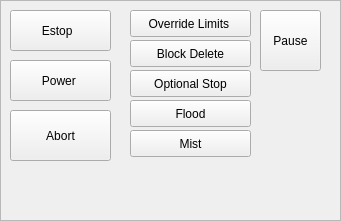
   <widget class="QFrame" name="frame_auto_2">
    <property name="geometry">
     <rect>
      <x>10</x>
      <y>460</y>
      <width>341</width>
      <height>221</height>
     </rect>
    </property>
    <property name="styleSheet">
     <string notr="true">QFrame{
border-image: url(/home/chris/emc-dev/share/qtscreen/images/frame_bg_grey.png) 0 0 0 0 stretch stretch;}</string>
    </property>
    <property name="frameShape">
     <enum>QFrame::StyledPanel</enum>
    </property>
    <property name="frameShadow">
     <enum>QFrame::Raised</enum>
    </property>
    <widget class="ActionButton" name="actionbutton_override_limits">
     <property name="geometry">
      <rect>
       <x>130</x>
       <y>10</y>
       <width>121</width>
       <height>27</height>
      </rect>
     </property>
     <property name="text">
      <string>Override Limits </string>
     </property>
     <property name="limits_override_action" stdset="0">
      <bool>true</bool>
     </property>
    </widget>
    <widget class="StateLED" name="StateLED_9">
     <property name="geometry">
      <rect>
       <x>230</x>
       <y>0</y>
       <width>31</width>
       <height>41</height>
      </rect>
     </property>
     <property name="diameter">
      <number>10</number>
     </property>
     <property name="flashing" stdset="0">
      <bool>false</bool>
     </property>
     <property name="is_paused_status" stdset="0">
      <bool>false</bool>
     </property>
     <property name="is_flood_status" stdset="0">
      <bool>false</bool>
     </property>
     <property name="is_block_delete_status" stdset="0">
      <bool>false</bool>
     </property>
     <property name="is_limits_overridden_status" stdset="0">
      <bool>true</bool>
     </property>
     <property name="is_limits_overriden_status" stdset="0">
      <bool>true</bool>
     </property>
    </widget>
    <widget class="ActionButton" name="button_estop">
     <property name="geometry">
      <rect>
       <x>10</x>
       <y>10</y>
       <width>101</width>
       <height>41</height>
      </rect>
     </property>
     <property name="styleSheet">
      <string notr="true">font: 75 italic 20pt &quot;Noto Sans&quot;;</string>
     </property>
     <property name="text">
      <string>Estop  </string>
     </property>
     <property name="checkable">
      <bool>true</bool>
     </property>
     <property name="checked">
      <bool>false</bool>
     </property>
     <property name="estop_action" stdset="0">
      <bool>true</bool>
     </property>
    </widget>
    <widget class="ActionButton" name="button_machineon">
     <property name="geometry">
      <rect>
       <x>10</x>
       <y>60</y>
       <width>101</width>
       <height>41</height>
      </rect>
     </property>
     <property name="styleSheet">
      <string notr="true">font: 75 italic 20pt &quot;Noto Sans&quot;;</string>
     </property>
     <property name="text">
      <string>Power </string>
     </property>
     <property name="checkable">
      <bool>true</bool>
     </property>
     <property name="estop_action" stdset="0">
      <bool>false</bool>
     </property>
     <property name="machine_on_action" stdset="0">
      <bool>true</bool>
     </property>
    </widget>
    <widget class="ActionButton" name="actionbutton_flood">
     <property name="geometry">
      <rect>
       <x>130</x>
       <y>100</y>
       <width>121</width>
       <height>27</height>
      </rect>
     </property>
     <property name="text">
      <string>Flood</string>
     </property>
     <property name="checkable">
      <bool>false</bool>
     </property>
     <property name="limits_override_action" stdset="0">
      <bool>false</bool>
     </property>
     <property name="flood_action" stdset="0">
      <bool>true</bool>
     </property>
    </widget>
    <widget class="ActionButton" name="actionbutton_mist">
     <property name="geometry">
      <rect>
       <x>130</x>
       <y>130</y>
       <width>121</width>
       <height>27</height>
      </rect>
     </property>
     <property name="text">
      <string>Mist</string>
     </property>
     <property name="checkable">
      <bool>false</bool>
     </property>
     <property name="limits_override_action" stdset="0">
      <bool>false</bool>
     </property>
     <property name="mist_action" stdset="0">
      <bool>true</bool>
     </property>
    </widget>
    <widget class="ActionButton" name="actionbutton_block_delete">
     <property name="geometry">
      <rect>
       <x>130</x>
       <y>40</y>
       <width>121</width>
       <height>27</height>
      </rect>
     </property>
     <property name="text">
      <string>Block Delete</string>
     </property>
     <property name="checkable">
      <bool>false</bool>
     </property>
     <property name="limits_override_action" stdset="0">
      <bool>false</bool>
     </property>
     <property name="block_delete_action" stdset="0">
      <bool>true</bool>
     </property>
    </widget>
    <widget class="ActionButton" name="actionbutton_optional_stop">
     <property name="geometry">
      <rect>
       <x>130</x>
       <y>70</y>
       <width>121</width>
       <height>27</height>
      </rect>
     </property>
     <property name="text">
      <string>Optional Stop</string>
     </property>
     <property name="checkable">
      <bool>false</bool>
     </property>
     <property name="limits_override_action" stdset="0">
      <bool>false</bool>
     </property>
     <property name="block_delete_action" stdset="0">
      <bool>false</bool>
     </property>
     <property name="optional_stop_action" stdset="0">
      <bool>true</bool>
     </property>
    </widget>
    <widget class="StateLED" name="StateLED_8">
     <property name="geometry">
      <rect>
       <x>230</x>
       <y>30</y>
       <width>31</width>
       <height>41</height>
      </rect>
     </property>
     <property name="diameter">
      <number>10</number>
     </property>
     <property name="color">
      <color>
       <red>85</red>
       <green>255</green>
       <blue>0</blue>
      </color>
     </property>
     <property name="flashing" stdset="0">
      <bool>false</bool>
     </property>
     <property name="is_paused_status" stdset="0">
      <bool>false</bool>
     </property>
     <property name="is_flood_status" stdset="0">
      <bool>false</bool>
     </property>
     <property name="is_block_delete_status" stdset="0">
      <bool>true</bool>
     </property>
    </widget>
    <widget class="StateLED" name="StateLED_7">
     <property name="geometry">
      <rect>
       <x>230</x>
       <y>60</y>
       <width>31</width>
       <height>41</height>
      </rect>
     </property>
     <property name="diameter">
      <number>10</number>
     </property>
     <property name="color">
      <color>
       <red>85</red>
       <green>255</green>
       <blue>0</blue>
      </color>
     </property>
     <property name="state">
      <bool>false</bool>
     </property>
     <property name="flashing" stdset="0">
      <bool>false</bool>
     </property>
     <property name="invert_state_status" stdset="0">
      <bool>false</bool>
     </property>
     <property name="is_paused_status" stdset="0">
      <bool>false</bool>
     </property>
     <property name="is_flood_status" stdset="0">
      <bool>false</bool>
     </property>
     <property name="is_optional_stop_status" stdset="0">
      <bool>true</bool>
     </property>
    </widget>
    <widget class="StateLED" name="StateLED_5">
     <property name="geometry">
      <rect>
       <x>230</x>
       <y>100</y>
       <width>31</width>
       <height>21</height>
      </rect>
     </property>
     <property name="diameter">
      <number>10</number>
     </property>
     <property name="color">
      <color>
       <red>85</red>
       <green>255</green>
       <blue>0</blue>
      </color>
     </property>
     <property name="flashing" stdset="0">
      <bool>false</bool>
     </property>
     <property name="is_paused_status" stdset="0">
      <bool>false</bool>
     </property>
     <property name="is_flood_status" stdset="0">
      <bool>true</bool>
     </property>
    </widget>
    <widget class="StateLED" name="StateLED_6">
     <property name="geometry">
      <rect>
       <x>230</x>
       <y>130</y>
       <width>31</width>
       <height>21</height>
      </rect>
     </property>
     <property name="diameter">
      <number>10</number>
     </property>
     <property name="color">
      <color>
       <red>85</red>
       <green>255</green>
       <blue>0</blue>
      </color>
     </property>
     <property name="flashing" stdset="0">
      <bool>false</bool>
     </property>
     <property name="is_paused_status" stdset="0">
      <bool>false</bool>
     </property>
     <property name="is_mist_status" stdset="0">
      <bool>true</bool>
     </property>
    </widget>
    <widget class="StateLED" name="led_machine_on">
     <property name="geometry">
      <rect>
       <x>90</x>
       <y>60</y>
       <width>31</width>
       <height>21</height>
      </rect>
     </property>
     <property name="diameter">
      <number>15</number>
     </property>
     <property name="color">
      <color>
       <red>85</red>
       <green>255</green>
       <blue>0</blue>
      </color>
     </property>
     <property name="flashing" stdset="0">
      <bool>false</bool>
     </property>
     <property name="is_on_status" stdset="0">
      <bool>true</bool>
     </property>
     <property name="is_idle_status" stdset="0">
      <bool>false</bool>
     </property>
    </widget>
    <widget class="StateLED" name="StateLED">
     <property name="geometry">
      <rect>
       <x>90</x>
       <y>10</y>
       <width>21</width>
       <height>21</height>
      </rect>
     </property>
     <property name="diameter">
      <number>20</number>
     </property>
     <property name="flashing" stdset="0">
      <bool>true</bool>
     </property>
     <property name="is_estopped_status" stdset="0">
      <bool>true</bool>
     </property>
    </widget>
    <widget class="ActionButton" name="actionbutton_6">
     <property name="geometry">
      <rect>
       <x>10</x>
       <y>110</y>
       <width>101</width>
       <height>51</height>
      </rect>
     </property>
     <property name="text">
      <string>Abort</string>
     </property>
     <property name="estop_action" stdset="0">
      <bool>false</bool>
     </property>
     <property name="abort_action" stdset="0">
      <bool>true</bool>
     </property>
     <property name="pause_action" stdset="0">
      <bool>false</bool>
     </property>
    </widget>
    <widget class="ActionButton" name="actionbutton_5">
     <property name="geometry">
      <rect>
       <x>260</x>
       <y>10</y>
       <width>61</width>
       <height>61</height>
      </rect>
     </property>
     <property name="text">
      <string>Pause</string>
     </property>
     <property name="estop_action" stdset="0">
      <bool>false</bool>
     </property>
     <property name="abort_action" stdset="0">
      <bool>false</bool>
     </property>
     <property name="pause_action" stdset="0">
      <bool>true</bool>
     </property>
    </widget>
    <widget class="StateLED" name="StateLED_4">
     <property name="geometry">
      <rect>
       <x>300</x>
       <y>10</y>
       <width>31</width>
       <height>16</height>
      </rect>
     </property>
     <property name="diameter">
      <number>10</number>
     </property>
     <property name="flashing" stdset="0">
      <bool>true</bool>
     </property>
     <property name="is_paused_status" stdset="0">
      <bool>true</bool>
     </property>
    </widget>
   </widget>
